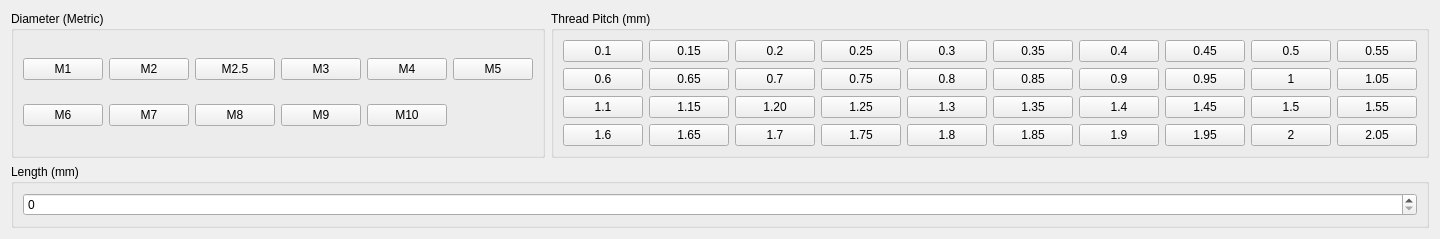
              <widget class="QWidget" name="screw_metric">
               <layout class="QGridLayout" name="gridLayout_15">
                <item row="0" column="0">
                 <widget class="QGroupBox" name="screw_diameter_metric">
                  <property name="title">
                   <string>Diameter (Metric)</string>
                  </property>
                  <layout class="QGridLayout" name="gridLayout_11">
                   <item row="1" column="0">
                    <widget class="QPushButton" name="pushButton_71">
                     <property name="text">
                      <string>M1</string>
                     </property>
                     <attribute name="buttonGroup">
                      <string notr="true">ScrewDiameterMetricGroup</string>
                     </attribute>
                    </widget>
                   </item>
                   <item row="1" column="1">
                    <widget class="QPushButton" name="pushButton_72">
                     <property name="text">
                      <string>M2</string>
                     </property>
                     <property name="checkable">
                      <bool>true</bool>
                     </property>
                     <attribute name="buttonGroup">
                      <string notr="true">ScrewDiameterMetricGroup</string>
                     </attribute>
                    </widget>
                   </item>
                   <item row="2" column="0">
                    <widget class="QPushButton" name="pushButton_136">
                     <property name="text">
                      <string>M6</string>
                     </property>
                     <attribute name="buttonGroup">
                      <string notr="true">ScrewDiameterMetricGroup</string>
                     </attribute>
                    </widget>
                   </item>
                   <item row="1" column="4">
                    <widget class="QPushButton" name="pushButton_134">
                     <property name="text">
                      <string>M4</string>
                     </property>
                     <attribute name="buttonGroup">
                      <string notr="true">ScrewDiameterMetricGroup</string>
                     </attribute>
                    </widget>
                   </item>
                   <item row="1" column="5">
                    <widget class="QPushButton" name="pushButton_135">
                     <property name="text">
                      <string>M5</string>
                     </property>
                     <attribute name="buttonGroup">
                      <string notr="true">ScrewDiameterMetricGroup</string>
                     </attribute>
                    </widget>
                   </item>
                   <item row="1" column="3">
                    <widget class="QPushButton" name="pushButton_133">
                     <property name="text">
                      <string>M3</string>
                     </property>
                     <attribute name="buttonGroup">
                      <string notr="true">ScrewDiameterMetricGroup</string>
                     </attribute>
                    </widget>
                   </item>
                   <item row="1" column="2">
                    <widget class="QPushButton" name="pushButton_18">
                     <property name="text">
                      <string>M2.5</string>
                     </property>
                     <attribute name="buttonGroup">
                      <string notr="true">ScrewDiameterMetricGroup</string>
                     </attribute>
                    </widget>
                   </item>
                   <item row="2" column="1">
                    <widget class="QPushButton" name="pushButton_137">
                     <property name="text">
                      <string>M7</string>
                     </property>
                     <property name="checkable">
                      <bool>true</bool>
                     </property>
                     <attribute name="buttonGroup">
                      <string notr="true">ScrewDiameterMetricGroup</string>
                     </attribute>
                    </widget>
                   </item>
                   <item row="2" column="2">
                    <widget class="QPushButton" name="pushButton_138">
                     <property name="text">
                      <string>M8</string>
                     </property>
                     <attribute name="buttonGroup">
                      <string notr="true">ScrewDiameterMetricGroup</string>
                     </attribute>
                    </widget>
                   </item>
                   <item row="2" column="3">
                    <widget class="QPushButton" name="pushButton_139">
                     <property name="text">
                      <string>M9</string>
                     </property>
                     <attribute name="buttonGroup">
                      <string notr="true">ScrewDiameterMetricGroup</string>
                     </attribute>
                    </widget>
                   </item>
                   <item row="2" column="4">
                    <widget class="QPushButton" name="pushButton_140">
                     <property name="text">
                      <string>M10</string>
                     </property>
                     <attribute name="buttonGroup">
                      <string notr="true">ScrewDiameterMetricGroup</string>
                     </attribute>
                    </widget>
                   </item>
                  </layout>
                 </widget>
                </item>
                <item row="1" column="0" colspan="4">
                 <widget class="QGroupBox" name="screw_length_metric">
                  <property name="title">
                   <string>Length (mm)</string>
                  </property>
                  <layout class="QHBoxLayout" name="horizontalLayout_24">
                   <item>
                    <widget class="QDoubleSpinBox" name="screw_length_metric_double">
                     <property name="decimals">
                      <number>0</number>
                     </property>
                     <property name="maximum">
                      <double>30.000000000000000</double>
                     </property>
                     <property name="singleStep">
                      <double>1.000000000000000</double>
                     </property>
                    </widget>
                   </item>
                  </layout>
                 </widget>
                </item>
                <item row="0" column="1" colspan="3">
                 <widget class="QGroupBox" name="screw_pitch_metric">
                  <property name="title">
                   <string>Thread Pitch (mm)</string>
                  </property>
                  <layout class="QGridLayout" name="gridLayout_10">
                   <item row="0" column="7">
                    <widget class="QPushButton" name="pushButton_61">
                     <property name="text">
                      <string>0.45</string>
                     </property>
                     <attribute name="buttonGroup">
                      <string notr="true">ScrewPitchMetricGroup</string>
                     </attribute>
                    </widget>
                   </item>
                   <item row="3" column="9">
                    <widget class="QPushButton" name="pushButton_103">
                     <property name="text">
                      <string>2.05</string>
                     </property>
                     <attribute name="buttonGroup">
                      <string notr="true">ScrewPitchMetricGroup</string>
                     </attribute>
                    </widget>
                   </item>
                   <item row="3" column="6">
                    <widget class="QPushButton" name="pushButton_104">
                     <property name="text">
                      <string>1.9</string>
                     </property>
                     <property name="checkable">
                      <bool>true</bool>
                     </property>
                     <attribute name="buttonGroup">
                      <string notr="true">ScrewPitchMetricGroup</string>
                     </attribute>
                    </widget>
                   </item>
                   <item row="2" column="3">
                    <widget class="QPushButton" name="pushButton_105">
                     <property name="text">
                      <string>1.25</string>
                     </property>
                     <attribute name="buttonGroup">
                      <string notr="true">ScrewPitchMetricGroup</string>
                     </attribute>
                    </widget>
                   </item>
                   <item row="1" column="2">
                    <widget class="QPushButton" name="pushButton_106">
                     <property name="text">
                      <string>0.7</string>
                     </property>
                     <attribute name="buttonGroup">
                      <string notr="true">ScrewPitchMetricGroup</string>
                     </attribute>
                    </widget>
                   </item>
                   <item row="0" column="6">
                    <widget class="QPushButton" name="pushButton_62">
                     <property name="text">
                      <string>0.4</string>
                     </property>
                     <property name="checkable">
                      <bool>true</bool>
                     </property>
                     <attribute name="buttonGroup">
                      <string notr="true">ScrewPitchMetricGroup</string>
                     </attribute>
                    </widget>
                   </item>
                   <item row="3" column="2">
                    <widget class="QPushButton" name="pushButton_107">
                     <property name="text">
                      <string>1.7</string>
                     </property>
                     <attribute name="buttonGroup">
                      <string notr="true">ScrewPitchMetricGroup</string>
                     </attribute>
                    </widget>
                   </item>
                   <item row="2" column="1">
                    <widget class="QPushButton" name="pushButton_108">
                     <property name="text">
                      <string>1.15</string>
                     </property>
                     <property name="checkable">
                      <bool>true</bool>
                     </property>
                     <attribute name="buttonGroup">
                      <string notr="true">ScrewPitchMetricGroup</string>
                     </attribute>
                    </widget>
                   </item>
                   <item row="0" column="8">
                    <widget class="QPushButton" name="pushButton_63">
                     <property name="text">
                      <string>0.5</string>
                     </property>
                     <attribute name="buttonGroup">
                      <string notr="true">ScrewPitchMetricGroup</string>
                     </attribute>
                    </widget>
                   </item>
                   <item row="0" column="4">
                    <widget class="QPushButton" name="pushButton_64">
                     <property name="text">
                      <string>0.3</string>
                     </property>
                     <attribute name="buttonGroup">
                      <string notr="true">ScrewPitchMetricGroup</string>
                     </attribute>
                    </widget>
                   </item>
                   <item row="1" column="0">
                    <widget class="QPushButton" name="pushButton_109">
                     <property name="text">
                      <string>0.6</string>
                     </property>
                     <attribute name="buttonGroup">
                      <string notr="true">ScrewPitchMetricGroup</string>
                     </attribute>
                    </widget>
                   </item>
                   <item row="3" column="1">
                    <widget class="QPushButton" name="pushButton_110">
                     <property name="text">
                      <string>1.65</string>
                     </property>
                     <property name="checkable">
                      <bool>true</bool>
                     </property>
                     <attribute name="buttonGroup">
                      <string notr="true">ScrewPitchMetricGroup</string>
                     </attribute>
                    </widget>
                   </item>
                   <item row="2" column="9">
                    <widget class="QPushButton" name="pushButton_111">
                     <property name="text">
                      <string>1.55</string>
                     </property>
                     <attribute name="buttonGroup">
                      <string notr="true">ScrewPitchMetricGroup</string>
                     </attribute>
                    </widget>
                   </item>
                   <item row="0" column="0">
                    <widget class="QPushButton" name="pushButton_65">
                     <property name="text">
                      <string>0.1</string>
                     </property>
                     <attribute name="buttonGroup">
                      <string notr="true">ScrewPitchMetricGroup</string>
                     </attribute>
                    </widget>
                   </item>
                   <item row="3" column="4">
                    <widget class="QPushButton" name="pushButton_112">
                     <property name="text">
                      <string>1.8</string>
                     </property>
                     <attribute name="buttonGroup">
                      <string notr="true">ScrewPitchMetricGroup</string>
                     </attribute>
                    </widget>
                   </item>
                   <item row="2" column="8">
                    <widget class="QPushButton" name="pushButton_113">
                     <property name="text">
                      <string>1.5</string>
                     </property>
                     <attribute name="buttonGroup">
                      <string notr="true">ScrewPitchMetricGroup</string>
                     </attribute>
                    </widget>
                   </item>
                   <item row="0" column="1">
                    <widget class="QPushButton" name="pushButton_66">
                     <property name="text">
                      <string>0.15</string>
                     </property>
                     <property name="checkable">
                      <bool>true</bool>
                     </property>
                     <attribute name="buttonGroup">
                      <string notr="true">ScrewPitchMetricGroup</string>
                     </attribute>
                    </widget>
                   </item>
                   <item row="0" column="2">
                    <widget class="QPushButton" name="pushButton_67">
                     <property name="text">
                      <string>0.2</string>
                     </property>
                     <attribute name="buttonGroup">
                      <string notr="true">ScrewPitchMetricGroup</string>
                     </attribute>
                    </widget>
                   </item>
                   <item row="1" column="8">
                    <widget class="QPushButton" name="pushButton_114">
                     <property name="text">
                      <string>1</string>
                     </property>
                     <attribute name="buttonGroup">
                      <string notr="true">ScrewPitchMetricGroup</string>
                     </attribute>
                    </widget>
                   </item>
                   <item row="1" column="4">
                    <widget class="QPushButton" name="pushButton_115">
                     <property name="text">
                      <string>0.8</string>
                     </property>
                     <attribute name="buttonGroup">
                      <string notr="true">ScrewPitchMetricGroup</string>
                     </attribute>
                    </widget>
                   </item>
                   <item row="3" column="5">
                    <widget class="QPushButton" name="pushButton_116">
                     <property name="text">
                      <string>1.85</string>
                     </property>
                     <attribute name="buttonGroup">
                      <string notr="true">ScrewPitchMetricGroup</string>
                     </attribute>
                    </widget>
                   </item>
                   <item row="3" column="0">
                    <widget class="QPushButton" name="pushButton_117">
                     <property name="text">
                      <string>1.6</string>
                     </property>
                     <attribute name="buttonGroup">
                      <string notr="true">ScrewPitchMetricGroup</string>
                     </attribute>
                    </widget>
                   </item>
                   <item row="2" column="6">
                    <widget class="QPushButton" name="pushButton_118">
                     <property name="text">
                      <string>1.4</string>
                     </property>
                     <property name="checkable">
                      <bool>true</bool>
                     </property>
                     <attribute name="buttonGroup">
                      <string notr="true">ScrewPitchMetricGroup</string>
                     </attribute>
                    </widget>
                   </item>
                   <item row="3" column="3">
                    <widget class="QPushButton" name="pushButton_119">
                     <property name="text">
                      <string>1.75</string>
                     </property>
                     <attribute name="buttonGroup">
                      <string notr="true">ScrewPitchMetricGroup</string>
                     </attribute>
                    </widget>
                   </item>
                   <item row="0" column="3">
                    <widget class="QPushButton" name="pushButton_68">
                     <property name="text">
                      <string>0.25</string>
                     </property>
                     <attribute name="buttonGroup">
                      <string notr="true">ScrewPitchMetricGroup</string>
                     </attribute>
                    </widget>
                   </item>
                   <item row="2" column="2">
                    <widget class="QPushButton" name="pushButton_120">
                     <property name="text">
                      <string>1.20</string>
                     </property>
                     <attribute name="buttonGroup">
                      <string notr="true">ScrewPitchMetricGroup</string>
                     </attribute>
                    </widget>
                   </item>
                   <item row="1" column="3">
                    <widget class="QPushButton" name="pushButton_121">
                     <property name="text">
                      <string>0.75</string>
                     </property>
                     <attribute name="buttonGroup">
                      <string notr="true">ScrewPitchMetricGroup</string>
                     </attribute>
                    </widget>
                   </item>
                   <item row="1" column="7">
                    <widget class="QPushButton" name="pushButton_122">
                     <property name="text">
                      <string>0.95</string>
                     </property>
                     <attribute name="buttonGroup">
                      <string notr="true">ScrewPitchMetricGroup</string>
                     </attribute>
                    </widget>
                   </item>
                   <item row="3" column="8">
                    <widget class="QPushButton" name="pushButton_123">
                     <property name="text">
                      <string>2</string>
                     </property>
                     <attribute name="buttonGroup">
                      <string notr="true">ScrewPitchMetricGroup</string>
                     </attribute>
                    </widget>
                   </item>
                   <item row="2" column="5">
                    <widget class="QPushButton" name="pushButton_124">
                     <property name="text">
                      <string>1.35</string>
                     </property>
                     <attribute name="buttonGroup">
                      <string notr="true">ScrewPitchMetricGroup</string>
                     </attribute>
                    </widget>
                   </item>
                   <item row="2" column="4">
                    <widget class="QPushButton" name="pushButton_125">
                     <property name="text">
                      <string>1.3</string>
                     </property>
                     <attribute name="buttonGroup">
                      <string notr="true">ScrewPitchMetricGroup</string>
                     </attribute>
                    </widget>
                   </item>
                   <item row="2" column="7">
                    <widget class="QPushButton" name="pushButton_126">
                     <property name="text">
                      <string>1.45</string>
                     </property>
                     <attribute name="buttonGroup">
                      <string notr="true">ScrewPitchMetricGroup</string>
                     </attribute>
                    </widget>
                   </item>
                   <item row="1" column="5">
                    <widget class="QPushButton" name="pushButton_127">
                     <property name="text">
                      <string>0.85</string>
                     </property>
                     <attribute name="buttonGroup">
                      <string notr="true">ScrewPitchMetricGroup</string>
                     </attribute>
                    </widget>
                   </item>
                   <item row="1" column="9">
                    <widget class="QPushButton" name="pushButton_128">
                     <property name="text">
                      <string>1.05</string>
                     </property>
                     <attribute name="buttonGroup">
                      <string notr="true">ScrewPitchMetricGroup</string>
                     </attribute>
                    </widget>
                   </item>
                   <item row="0" column="9">
                    <widget class="QPushButton" name="pushButton_69">
                     <property name="text">
                      <string>0.55</string>
                     </property>
                     <attribute name="buttonGroup">
                      <string notr="true">ScrewPitchMetricGroup</string>
                     </attribute>
                    </widget>
                   </item>
                   <item row="1" column="1">
                    <widget class="QPushButton" name="pushButton_129">
                     <property name="text">
                      <string>0.65</string>
                     </property>
                     <property name="checkable">
                      <bool>true</bool>
                     </property>
                     <attribute name="buttonGroup">
                      <string notr="true">ScrewPitchMetricGroup</string>
                     </attribute>
                    </widget>
                   </item>
                   <item row="1" column="6">
                    <widget class="QPushButton" name="pushButton_130">
                     <property name="text">
                      <string>0.9</string>
                     </property>
                     <property name="checkable">
                      <bool>true</bool>
                     </property>
                     <attribute name="buttonGroup">
                      <string notr="true">ScrewPitchMetricGroup</string>
                     </attribute>
                    </widget>
                   </item>
                   <item row="0" column="5">
                    <widget class="QPushButton" name="pushButton_70">
                     <property name="text">
                      <string>0.35</string>
                     </property>
                     <attribute name="buttonGroup">
                      <string notr="true">ScrewPitchMetricGroup</string>
                     </attribute>
                    </widget>
                   </item>
                   <item row="2" column="0">
                    <widget class="QPushButton" name="pushButton_131">
                     <property name="text">
                      <string>1.1</string>
                     </property>
                     <attribute name="buttonGroup">
                      <string notr="true">ScrewPitchMetricGroup</string>
                     </attribute>
                    </widget>
                   </item>
                   <item row="3" column="7">
                    <widget class="QPushButton" name="pushButton_132">
                     <property name="text">
                      <string>1.95</string>
                     </property>
                     <attribute name="buttonGroup">
                      <string notr="true">ScrewPitchMetricGroup</string>
                     </attribute>
                    </widget>
                   </item>
                  </layout>
                 </widget>
                </item>
               </layout>
              </widget>
